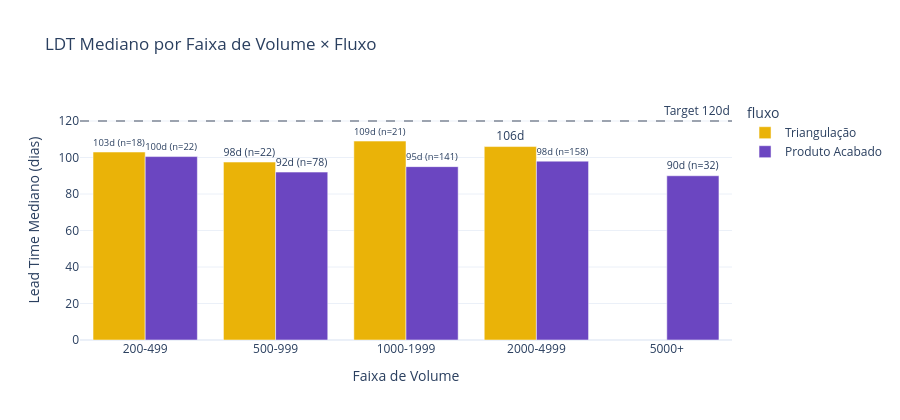

The cell this chart's notebook holds for it:
### Code cell
# Célula 8.1 — Nível 1: LDT mediano por bucket de volume × fluxo (agregado executivo)
matrix = (
    df_ops.groupby(["volume_bucket", "is_finished_product_order"], observed=True)["lead_time_realizado"]
    .agg(["median", "count"])
    .reset_index()
)
matrix.columns = ["volume_bucket", "is_finished_product_order", "mediana", "n_ops"]
matrix["fluxo"] = matrix["is_finished_product_order"].map({True: "Produto Acabado", False: "Triangulação"})
matrix = matrix[matrix["n_ops"] >= CONFIG["min_ops_grafico"]]

fig = px.bar(
    matrix, x="volume_bucket", y="mediana", color="fluxo", barmode="group",
    text=matrix.apply(lambda r: f"{r['mediana']:.0f}d (n={r['n_ops']})" if r['n_ops'] >= 10 else f"{r['mediana']:.0f}d", axis=1),
    color_discrete_map={
        "Triangulação": COLORS["fluxo_tri"],
        "Produto Acabado": COLORS["fluxo_pa"],
    },
    labels={"mediana": "Lead Time Mediano (dias)", "volume_bucket": "Faixa de Volume"},
    title="LDT Mediano por Faixa de Volume × Fluxo",
    template=TEMPLATE,
    category_orders={"volume_bucket": CONFIG["labels_volume"]},
)
fig.add_hline(y=TARGET_LEAD_TIME, line_dash="dash", line_color=COLORS["target_line"],
              annotation_text=f"Target {TARGET_LEAD_TIME}d")
fig.update_traces(textposition="outside")
fig.update_layout(height=420)
fig.show()

### Figure 1 — Plotly figure (JSON) as saved in the notebook; plotly's stock layout.template omitted (floating-point values rounded to 4 significant figures)
{"data": [{"alignmentgroup": "True", "hovertemplate": "fluxo=Triangulação<br>Faixa de Volume=%{x}<br>Lead Time Mediano (dias)=%{y}<br>text=%{text}<extra></extra>", "legendgroup": "Triangulação", "marker": {"color": "#EAB308", "pattern": {"shape": ""}}, "name": "Triangulação", "offsetgroup": "Triangulação", "orientation": "v", "showlegend": true, "text": ["103d (n=18)", "98d (n=22)", "109d (n=21)", "106d"], "textposition": "outside", "type": "bar", "x": ["200-499", "500-999", "1000-1999", "2000-4999"], "xaxis": "x", "y": [103.0, 97.5, 109.0, 106.0], "yaxis": "y"}, {"alignmentgroup": "True", "hovertemplate": "fluxo=Produto Acabado<br>Faixa de Volume=%{x}<br>Lead Time Mediano (dias)=%{y}<br>text=%{text}<extra></extra>", "legendgroup": "Produto Acabado", "marker": {"color": "#6B46C1", "pattern": {"shape": ""}}, "name": "Produto Acabado", "offsetgroup": "Produto Acabado", "orientation": "v", "showlegend": true, "text": ["100d (n=22)", "92d (n=78)", "95d (n=141)", "98d (n=158)", "90d (n=32)"], "textposition": "outside", "type": "bar", "x": ["200-499", "500-999", "1000-1999", "2000-4999", "5000+"], "xaxis": "x", "y": [100.5, 92.0, 95.0, 98.0, 90.0], "yaxis": "y"}], "layout": {"annotations": [{"showarrow": false, "text": "Target 120d", "x": 1, "xanchor": "right", "xref": "x domain", "y": 120, "yanchor": "bottom", "yref": "y"}], "barmode": "group", "height": 420, "legend": {"title": {"text": "fluxo"}, "tracegroupgap": 0}, "shapes": [{"line": {"color": "#9CA3AF", "dash": "dash"}, "type": "line", "x0": 0, "x1": 1, "xref": "x domain", "y0": 120, "y1": 120, "yref": "y"}], "title": {"text": "LDT Mediano por Faixa de Volume × Fluxo"}, "xaxis": {"anchor": "y", "categoryarray": ["<200", "200-499", "500-999", "1000-1999", "2000-4999", "5000+"], "categoryorder": "array", "domain": [0, 1], "title": {"text": "Faixa de Volume"}}, "yaxis": {"anchor": "x", "domain": [0, 1], "title": {"text": "Lead Time Mediano (dias)"}}}}
